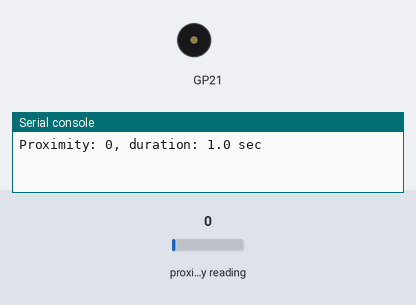
Simulated run of this program. Board: Raspberry Pi Pico running CircuitPython. On the bench: buzzer (waves = sounding), the last lines printed to the serial console. The inputs (shaded band) are chosen by the test bench; at power-on: proximity reading 0.

Above: at 0.2 s.
1.3 s: proximity reading set to 128
At 2.55 s:
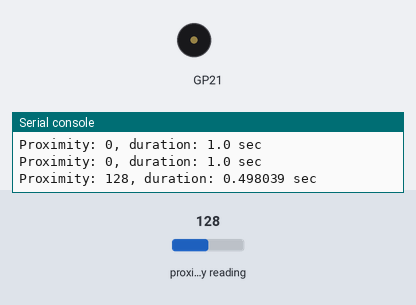
5.4 s: proximity reading set to 5
At 6.6 s:
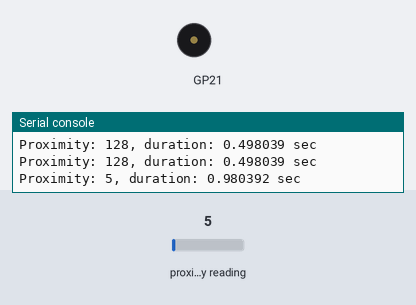
Timing chart, 0 to 14.9 s (numbered marks = the images above; inputs shaded):
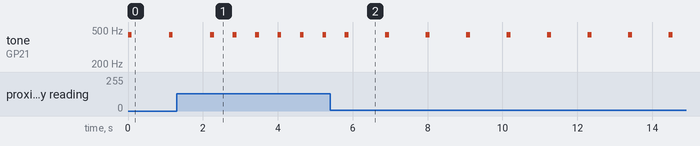

Measured:
- after the input at 1.3 s, tone on GP21: alternates 440 Hz for 0.10 s and silent for 0.50 s, starting after 1.5 s
- after the input at 5.4 s, tone on GP21: alternates 440 Hz for 0.10 s and silent for 0.98 s, starting after 1.5 s
- by itself, tone on GP21: alternates 440 Hz for 0.10 s and silent for 1.0 s

The program:

MINI_ACTIVITY_PROXIMITY_MODULE.py
```python
import board, time, busio, simpleio
from adafruit_apds9960.apds9960 import APDS9960

i2c = busio.I2C(board.GP5, board.GP4)
apds = APDS9960(i2c)
apds.enable_proximity = True

buzzer = board.GP21

while True:
    proximity = apds.proximity
    duration = 1 - proximity / 255
    print(f"Proximity: {proximity}, duration: {duration} sec")
    simpleio.tone(buzzer, 440, 0.1)
    time.sleep(duration)
```
